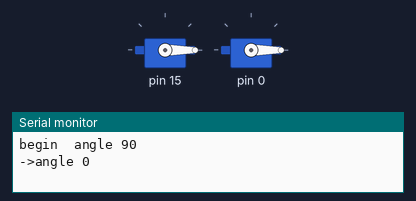
Simulated run of this sketch. Board: Arduino Uno, built with avr-gcc and run on an emulated ATmega328P. On the bench: 2 × servo, the last lines printed to the serial monitor. Wiring (inferred from the names in the program): PCA9685 PWM driver at I2C address 0x40. Servo pulses on a pin are drawn as a servo (544–2400 µs = 0–180°).

Above: at 0.05 s.
At 1.5 s:
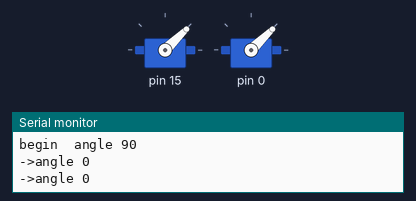
At 3.0 s:
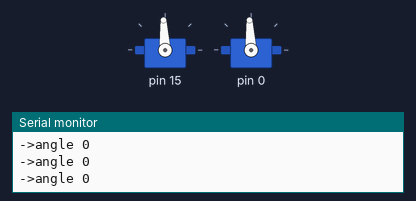
Timing chart, 0 to 5.2 s (numbered marks = the images above):
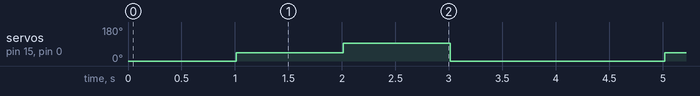

Measured:
- by itself, servo on pin 15, servo on pin 0: repeats every 4.0 s: 93° 1.0 s, 0° 2.0 s, 44° 1.0 s

The sketch:

teste_pca9685--2.ino
```cpp
#include <SunFounder_PCA9685.h>

// Depending on your servo make, the pulse width min and max may vary, you
// want these to be as small/large as possible without hitting the hard stop
// for max range. You'll have to tweak them as necessary to match the servos you
// have!
#define SERVOMIN  500 // this is the 'minimum' pulse length count (out of 0 degree)
#define SERVOMAX  2500 // this is the 'maximum' pulse length count (out of 180 degrees)

PCA9685 pwm1 = PCA9685(0x40);

int servo1_chn = 15;
int servo2_chn = 0;

void setup() {
  Serial.begin(9600);

  pwm1.begin();
  Serial.print("begin  ");

  // default frequency is 50
  //pwm1.setFreq(50);

  // setServo(_min_pulse_width, _max_pulse_width), check them on the servo datasheet
  pwm1.setServo(SERVOMIN, SERVOMAX);

  //  servo on servo1_chn, turn to 90 degrees
  pwm1.angleWrite(servo1_chn,90);
  pwm1.angleWrite(servo2_chn,90);
  Serial.println("angle 90");
}

void loop() {
  caminhar();
}

void caminhar () {
  pwm1.angleWrite(servo1_chn,0);
  pwm1.angleWrite(servo2_chn,0);
  Serial.println("->angle 0   ");
  delay(1000);
  pwm1.angleWrite(servo1_chn,45);
  pwm1.angleWrite(servo2_chn,45);
  Serial.println("->angle 0   ");
  delay(1000);
  pwm1.angleWrite(servo1_chn,90);
  pwm1.angleWrite(servo2_chn,90);
  Serial.println("->angle 0   ");
  delay(1000);
  pwm1.angleWrite(servo1_chn,0);
  pwm1.angleWrite(servo2_chn,0);
  Serial.println("->angle 0   ");
  delay(1000);
}
```
